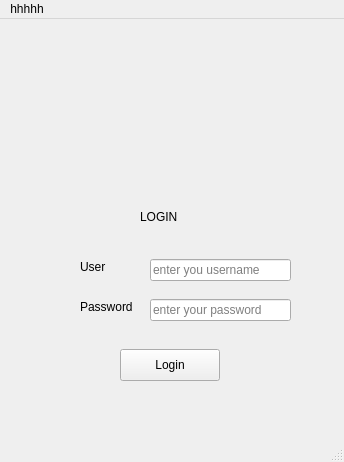
<?xml version="1.0" encoding="UTF-8"?>
<ui version="4.0">
 <class>login</class>
 <widget class="QMainWindow" name="login">
  <property name="geometry">
   <rect>
    <x>0</x>
    <y>0</y>
    <width>344</width>
    <height>462</height>
   </rect>
  </property>
  <property name="windowTitle">
   <string>Login</string>
  </property>
  <widget class="QWidget" name="centralwidget">
   <widget class="QLabel" name="label">
    <property name="geometry">
     <rect>
      <x>90</x>
      <y>30</y>
      <width>141</width>
      <height>131</height>
     </rect>
    </property>
    <property name="text">
     <string/>
    </property>
    <property name="textFormat">
     <enum>Qt::RichText</enum>
    </property>
    <property name="pixmap">
     <pixmap resource="xy.qrc">:/newPrefix/login.png</pixmap>
    </property>
    <property name="scaledContents">
     <bool>true</bool>
    </property>
   </widget>
   <widget class="QPushButton" name="login_btn">
    <property name="geometry">
     <rect>
      <x>120</x>
      <y>330</y>
      <width>100</width>
      <height>32</height>
     </rect>
    </property>
    <property name="text">
     <string>Login</string>
    </property>
   </widget>
   <widget class="QLineEdit" name="login_input">
    <property name="geometry">
     <rect>
      <x>150</x>
      <y>240</y>
      <width>141</width>
      <height>22</height>
     </rect>
    </property>
    <property name="placeholderText">
     <string>enter you username</string>
    </property>
   </widget>
   <widget class="QLabel" name="label_3">
    <property name="geometry">
     <rect>
      <x>80</x>
      <y>240</y>
      <width>58</width>
      <height>16</height>
     </rect>
    </property>
    <property name="text">
     <string>User</string>
    </property>
   </widget>
   <widget class="QLabel" name="label_4">
    <property name="geometry">
     <rect>
      <x>80</x>
      <y>280</y>
      <width>58</width>
      <height>16</height>
     </rect>
    </property>
    <property name="text">
     <string>Password</string>
    </property>
   </widget>
   <widget class="QLineEdit" name="pass_input">
    <property name="geometry">
     <rect>
      <x>150</x>
      <y>280</y>
      <width>141</width>
      <height>22</height>
     </rect>
    </property>
    <property name="placeholderText">
     <string>enter your password</string>
    </property>
   </widget>
   <widget class="QLabel" name="label_2">
    <property name="geometry">
     <rect>
      <x>140</x>
      <y>190</y>
      <width>58</width>
      <height>16</height>
     </rect>
    </property>
    <property name="text">
     <string>LOGIN</string>
    </property>
   </widget>
   <widget class="QLabel" name="label_5">
    <property name="geometry">
     <rect>
      <x>140</x>
      <y>90</y>
      <width>58</width>
      <height>16</height>
     </rect>
    </property>
    <property name="text">
     <string>&lt;html&gt;&lt;head/&gt;&lt;body&gt;&lt;p&gt;&lt;img src=&quot;:/newPrefix/login.png&quot;/&gt;&lt;/p&gt;&lt;/body&gt;&lt;/html&gt;</string>
    </property>
   </widget>
  </widget>
  <widget class="QMenuBar" name="menubar">
   <property name="geometry">
    <rect>
     <x>0</x>
     <y>0</y>
     <width>344</width>
     <height>21</height>
    </rect>
   </property>
   <widget class="QMenu" name="menuhhhhh">
    <property name="title">
     <string>hhhhh</string>
    </property>
   </widget>
   <addaction name="menuhhhhh"/>
  </widget>
  <widget class="QStatusBar" name="statusbar"/>
 </widget>
 <resources>
  <include location="xy.qrc"/>
 </resources>
 <connections/>
</ui>
